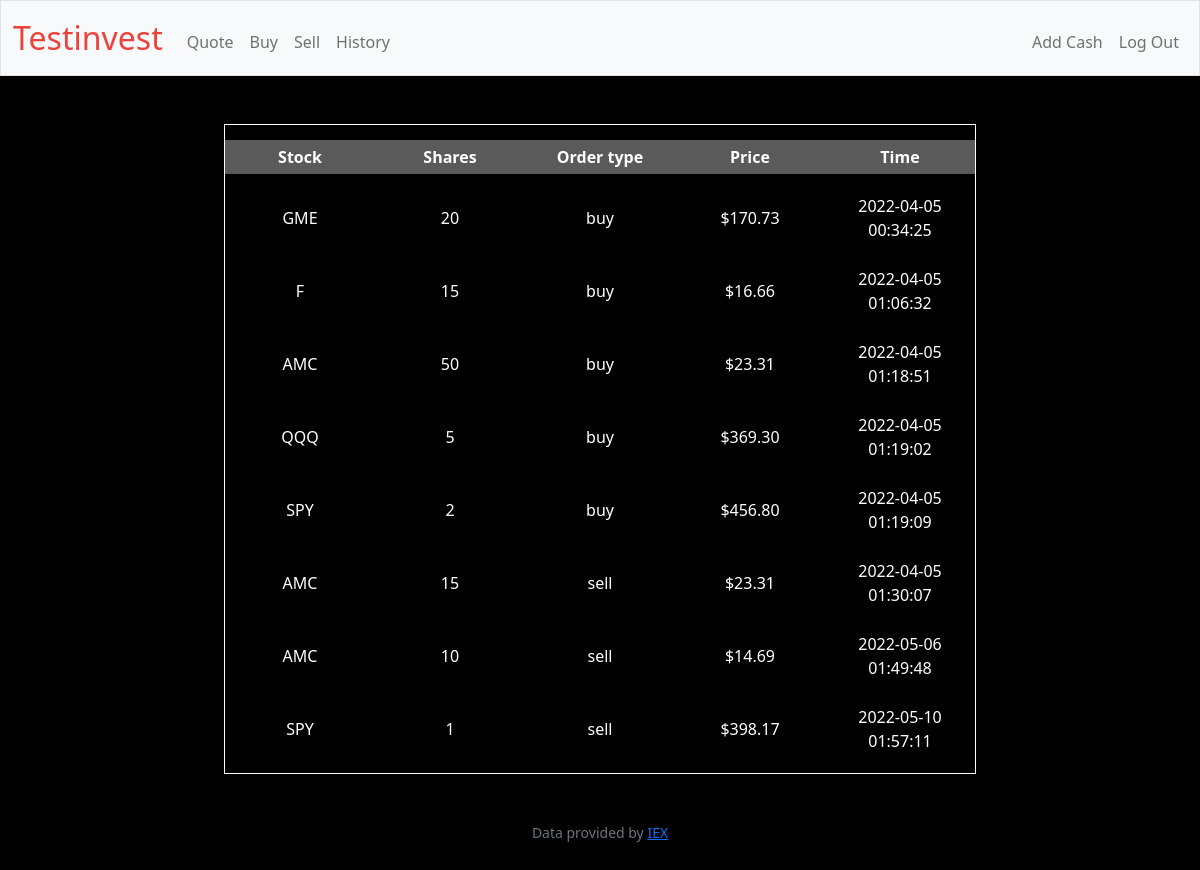
The app's page /history (signed in) with its own data.
### tables this page shows
CREATE TABLE orders (id INTEGER NOT NULL, user_id NUMERIC NOT NULL, symbol TEXT NOT NULL,             shares NUMERIC NOT NULL, order_type TEXT NOT NULL, price NUMERIC NOT NULL, time NUMERIC NOT NULL, PRIMARY KEY(id),             FOREIGN KEY(user_id) REFERENCES users(id));

### app.py (the view)
@app.route("/history")
@login_required
def history():
    history = db.execute("SELECT symbol, shares, order_type, price, time FROM orders WHERE user_id = ?", session["user_id"])
    for i in history:
        i["price"] = usd(i["price"])
    return render_template("history.html", history=history)

### app.py (called while the page is built)
@app.after_request
def after_request(response):
    response.headers["Cache-Control"] = "no-cache, no-store, must-revalidate"
    response.headers["Expires"] = 0
    response.headers["Pragma"] = "no-cache"
    return response

### helpers.py (called while the page is built)
def login_required(f):
    @wraps(f)
    def decorated_function(*args, **kwargs):
        if session.get("user_id") is None:
            return redirect("/login")
        return f(*args, **kwargs)
    return decorated_function

def usd(value):
    return f"${value:,.2f}"

### templates/history.html (shortened to what this page needs)
{% extends "layout.html" %}
{% block main %}
<div>
    <table class="center">
        <thead>
            <tr>
                <th>Stock</th>
                <th>Shares</th>
                <th>Order type</th>
                <th>Price</th>
                <th>Time</th>
            </tr>
        </thead>
            <tbody>
                {% for dict in history %}
                <tr>
                    <td>{{ dict.symbol }} </td>
                    <td>{{ dict.shares }}</td>
                    <td>{{ dict.order_type }}</td>
                    <td>{{ dict.price }}</td>
                    <td>{{ dict.time }} </td>
                </tr>
                {% endfor %}
        </tbody>
    </table>
</div>
{% endblock %}

### templates/layout.html (shortened to what this page needs)
<!DOCTYPE html>
<html lang="en">
    <head>
        <link href="https://cdn.jsdelivr.net/npm/bootstrap@5.1.3/dist/css/bootstrap.min.css" rel="stylesheet">
        <link href="/static/styles.css" rel="stylesheet">
    </head>
    <body>
        <nav class="bg-light border navbar navbar-expand-md navbar-light">
            <div class="container-fluid">
                <a class="navbar-brand" href="/"><span class="red">Testinvest</span></a>
                <div class="collapse navbar-collapse" id="navbar">
                    {% if session["user_id"] %}
                        <ul class="navbar-nav me-auto mt-2">
                            <li class="nav-item"><a class="nav-link" href="/quote">Quote</a></li>
                            <li class="nav-item"><a class="nav-link" href="/buy">Buy</a></li>
                            <li class="nav-item"><a class="nav-link" href="/sell">Sell</a></li>
                            <li class="nav-item"><a class="nav-link" href="/history">History</a></li>
                        </ul>
                        <ul class="navbar-nav ms-auto mt-2">
                            <li class="nav-item"><a class="nav-link" href="/add-cash">Add Cash</a></li>
                            <li class="nav-item"><a class="nav-link" href="/logout">Log Out</a></li>
                        </ul>
                    {% else %}
                        <ul class="navbar-nav ms-auto mt-2">
                            <li class="nav-item"><a class="nav-link" href="/register">Register</a></li>
                            <li class="nav-item"><a class="nav-link" href="/login">Log In</a></li>
                        </ul>
                    {% endif %}
                </div>
            </div>
        </nav>
        <main class="container-fluid py-5 text-center">
            {% block main %}{% endblock %}
        </main>
        <footer class="mb-5 small text-center text-muted">
            Data provided by <a href="https://iexcloud.io/">IEX</a>
        </footer>
    </body>
</html>

### static/styles.css (style rules this page uses)
nav .navbar-brand { font-size: xx-large; }
nav .navbar-brand .red { color: #ea433b; }
table { border-collapse: separate; border-spacing: 0 15px; border: 1px solid white; }
th { background-color: rgb(90, 90, 90); color: grey; }
th, td { width: 150px; text-align: center; border: 1px black; padding: 5px; color: white; }
body { background-color: black; }
.center { margin-left: auto; margin-right: auto; }

### records on screen
orders: symbol "GME", shares "20", order_type "buy", price "$170.73", time "2022-04-05 00:34:25"
orders: symbol "F", shares "15", order_type "buy", price "$16.66", time "2022-04-05 01:06:32"
orders: symbol "AMC", shares "50", order_type "buy", price "$23.31", time "2022-04-05 01:18:51"
orders: symbol "QQQ", shares "5", order_type "buy", price "$369.30", time "2022-04-05 01:19:02"
orders: symbol "SPY", shares "2", order_type "buy", price "$456.80", time "2022-04-05 01:19:09"
orders: symbol "AMC", shares "15", order_type "sell", price "$23.31", time "2022-04-05 01:30:07"
orders: symbol "AMC", shares "10", order_type "sell", price "$14.69", time "2022-05-06 01:49:48"
orders: symbol "SPY", shares "1", order_type "sell", price "$398.17", time "2022-05-10 01:57:11"
